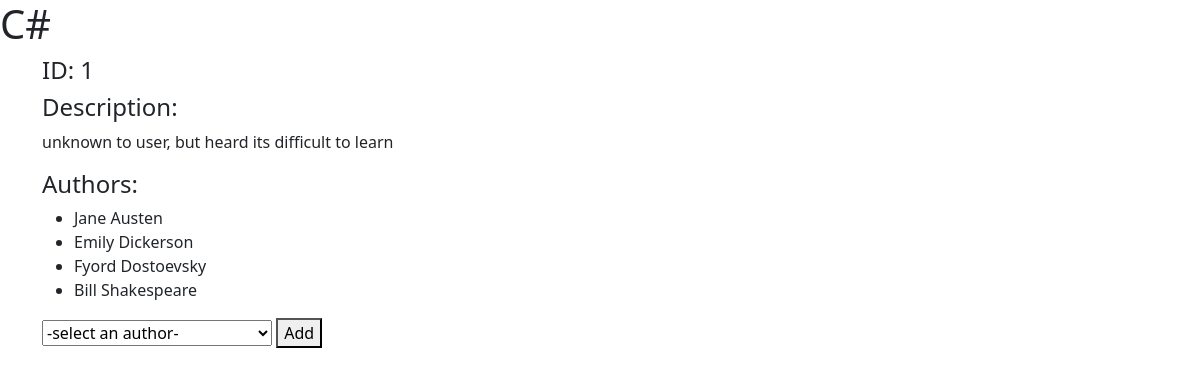
Screenshot of /book/1 with the database file from the repository.
### books_authors_app/models.py (models this page shows)
class Book(models.Model):
    title = models.CharField(max_length=255)
    desc = models.TextField()
    created_at = models.DateTimeField(auto_now_add=True)
    updated_at = models.DateTimeField(auto_now=True)

class Author(models.Model):
    first_name = models.CharField(max_length=255)
    last_name = models.CharField(max_length=255)
    book = models.ManyToManyField(Book, related_name="author")
    notes = models.CharField(max_length=255, default="add here")
    created_at = models.DateTimeField(auto_now_add=True)
    updated_at = models.DateTimeField(auto_now=True)

### books_authors_app/views.py (the view)
# urls.py: path('book/<int:book_id>',views.book),
def book(request, book_id):
    book = Book.objects.get(id=book_id)
    context = {
        "book_id" : book.id,
        "book_name" : book.title,
        "desc" : book.desc,
        "all_authors_assigned" : book.author.all(),
        "all_authors" : Author.objects.all(),
    }
    return render(request, "book.html",context)

### books_authors_app/templates/book.html (shortened to what this page needs)
<!DOCTYPE html>
<html lang="en">
<head>
    <link href="https://cdn.jsdelivr.net/npm/bootstrap@5.0.0/dist/css/bootstrap.min.css" rel="stylesheet">
</head>
<body>
    <h1>{{ book_name }}</h1>
    <div class="container">
        <h4>ID: {{ book_id }}</h4>
        <h4>Description: </h4><p>{{desc}}</p>
        <h4>Authors:</h4>
        <ul>
            {% for author in all_authors_assigned %}
                <li>{{author.first_name}} {{author.last_name}}</li>
            {% endfor %}
        </ul>
        <form action="/book/{{book_id}}/assign" method="post">
            <select name="author.id" id="author.id" class="form_control">
                <option value="starter">-select an author-</option>
            </select>
            <button>Add</button>
        </form>
    </div>
</body>
</html>

### rows the page displays
Book: desc "unknown to user, but heard its difficult to learn"
Author: first_name "Jane", last_name "Austen"
Author: first_name "Emily", last_name "Dickerson"
Author: first_name "Fyord", last_name "Dostoevsky"
Author: first_name "Bill", last_name "Shakespeare"

### other values shown
{{ book_id }} "1"
